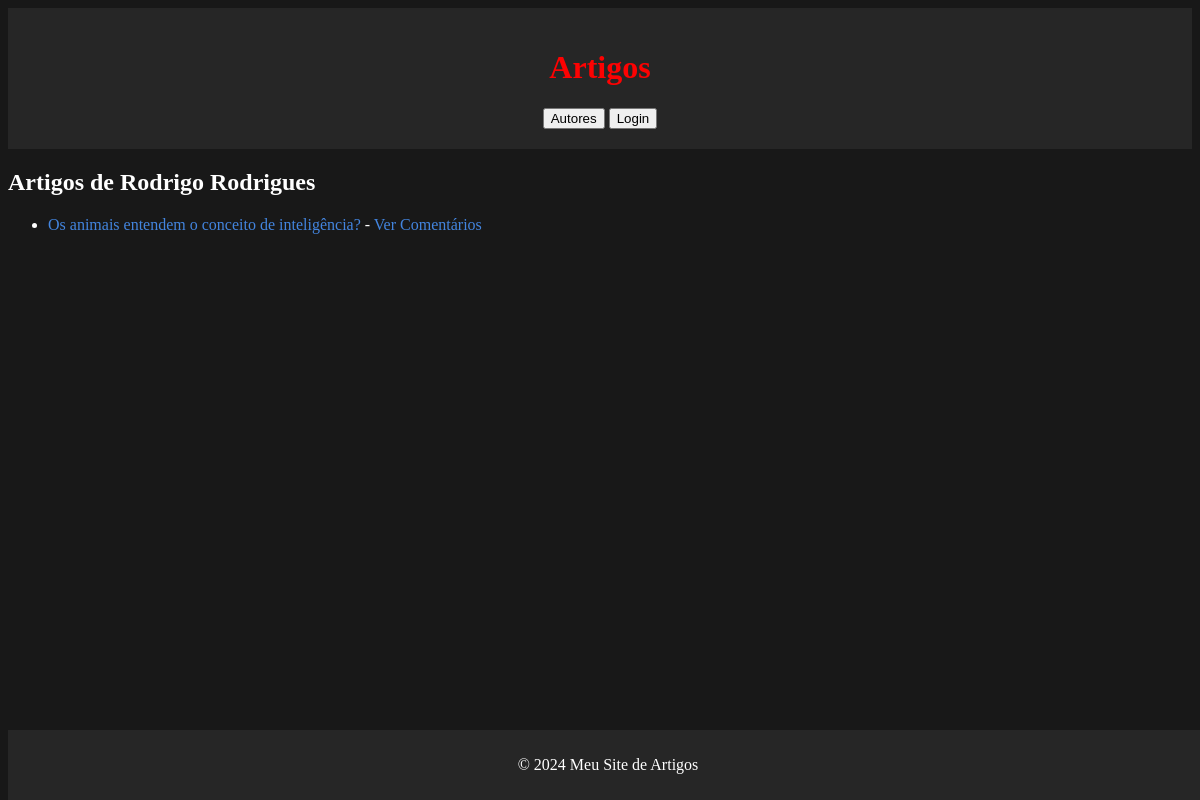
The page /artigos/autores/2/artigos/ on the database its author committed.
### artigos/models.py (models this page shows, shortened)
class Autor(models.Model):
    nome = models.CharField(max_length=100)

class Artigo(models.Model):
    title = models.CharField(max_length=100)
    post = models.TextField()
    autor = models.ForeignKey(Autor, on_delete=models.CASCADE, null=True)
    data = models.DateField(default=datetime.date.today)

### artigos/views.py (the view)
# urls.py: path('autores/<int:autor_id>/artigos/', views.lista_artigos, name='lista_artigos'),
def lista_artigos(request, autor_id):
    autor = Autor.objects.get(id=autor_id)
    artigos = Artigo.objects.filter(autor=autor)
    return render(request, 'artigos/lista_artigos.html', {'autor': autor, 'artigos': artigos})

### artigos/templates/artigos/lista_artigos.html (shortened to what this page needs)
{% extends "artigos/layout.html" %}
{% block content %}
    <h2>Artigos de {{ autor.nome }}</h2>
    <ul>
    {% for artigo in artigos %}
        <li>
            <a href="{% url 'artigos:detalhe_artigo' artigo.id %}">{{ artigo.title }}</a> -
            <a href="{% url 'artigos:comentarios_classificacoes' artigo.id %}">Ver Comentários</a>
        </li>
    {% endfor %}
    </ul>
{% endblock %}

### artigos/templates/artigos/layout.html (style rules this page uses)
body { background-color: #181818; color: white; }
a { color: #4385df; text-decoration: none; }

### rows shown on the page
Autor: nome "Rodrigo Rodrigues"
Artigo: title "Os animais entendem o conceito de inteligência?"
